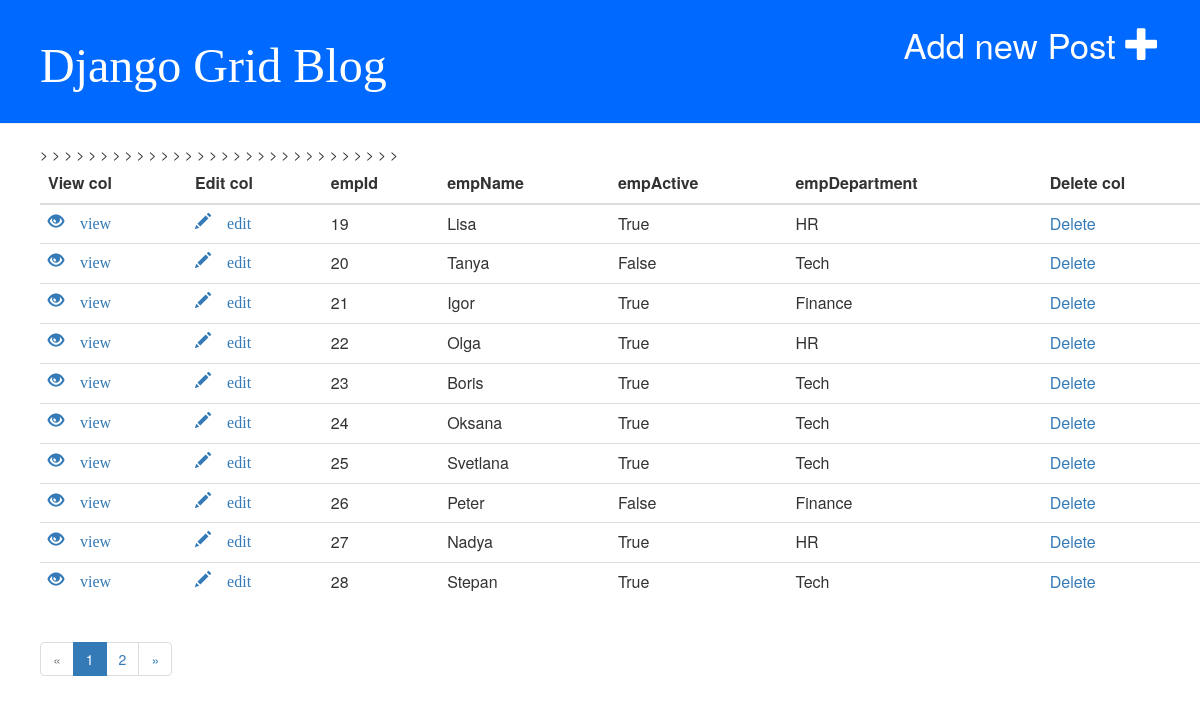
The page / on the database its author committed.
### blog/models.py (models this page shows, shortened)
class Post(models.Model):
    author = models.ForeignKey('auth.User', on_delete=models.CASCADE)
    title = models.CharField(max_length=200)
    active = models.BooleanField()
    dep = models.CharField(max_length=200)
    created_date = models.DateTimeField(
            default=timezone.now)
    published_date = models.DateTimeField(
            blank=True, null=True)

### blog/views.py (the view)
# urls.py: url(r'^$', views.post_list, name='post_list'),
def post_list(request):
    post_list = Post.objects.all()
    paginator = Paginator(post_list, 10)
    page = request.GET.get('page', 1)
    try:
        posts = paginator.page(page)
    except PageNotAnInteger:
        posts = paginator.page(1)
    except EmptyPage:
        posts = paginator.page(paginator.num_pages)
    return render(request, 'blog/index.html', {'posts': posts})

### blog/templates/blog/index.html
{% extends 'blog/base.html' %}
{% block content %}
        <table class="table">
            <thead>
                <tr>
              <th>View col</th>
              <th>Edit col</th>
              <th>empId</th>
              <th>empName</th>
              <th>empActive</th>
              <th>empDepartment</th>
              <th>Delete col</th>
            </tr>
            </thead>
          <tbody>
    {% for post in posts %}
            <tr>
                <td><a href="{% url 'post_detail' pk=post.pk %}"><span class="glyphicon glyphicon-eye-open"> view </a></td></span></td>>
                <td><a href="{% url 'post_edit' pk=post.pk %}"><span class="glyphicon glyphicon-pencil"> edit </span></a>
                </td>>
                <td>{{ post.pk }}</td>
                <td>{{ post.title }}</td>
                <td>{{ post.active }}</td>
                <td>{{ post.dep }}</td>
                <td><a href="{% url 'post_del' pk=post.pk %}">Delete</a></td>>
            </tr>
        {% endfor %}
          </tbody>
            </table>
{% if posts.has_other_pages %}
  <ul class="pagination">
    {% if posts.has_previous %}
      <li><a href="?page={{ posts.previous_page_number }}">&laquo;</a></li>
    {% else %}
      <li class="disabled"><span>&laquo;</span></li>
    {% endif %}
    {% for i in posts.paginator.page_range %}
      {% if posts.number == i %}
        <li class="active"><span>{{ i }} <span class="sr-only">(current)</span></span></li>
      {% else %}
        <li><a href="?page={{ i }}">{{ i }}</a></li>
      {% endif %}
    {% endfor %}
    {% if posts.has_next %}
      <li><a href="?page={{ posts.next_page_number }}">&raquo;</a></li>
    {% else %}
      <li class="disabled"><span>&raquo;</span></li>
    {% endif %}
  </ul>
{% endif %}
{% endblock %}

### blog/templates/blog/base.html (shortened to what this page needs)
{% load static %}
<html>
    <head>
        <link rel="stylesheet" href="//maxcdn.bootstrapcdn.com/bootstrap/3.2.0/css/bootstrap.min.css">
        <link rel="stylesheet" href="//maxcdn.bootstrapcdn.com/bootstrap/3.2.0/css/bootstrap-theme.min.css">
        <link rel="stylesheet" href="{% static 'css/style.css' %}">
    </head>
    <body>
       <div class="page-header">
           <a href="{% url 'post_new' %}" class="top-menu">Add new Post <span class="glyphicon glyphicon-plus"></span></a>
        <h1><a href="/">Django Grid Blog</a></h1>
    </div>
    <div class="content container">
        <div class="row">
            {% block content %}
            {% endblock %}
        </div>
    </div>
    </body>
</html>

### blog/static/css/style.css (style rules this page uses)
.page-header { background-color: #0069ff; margin-top: 0; padding: 20px 20px 20px 40px; }
.page-header h1, .page-header h1 a, .page-header h1 a:visited, .page-header h1 a:active { color: #ffffff; font-size: 36pt; text-decoration: none; }
.content { margin-left: 40px; }
h1, h2, h3, h4 { font-family: 'Verdana', cursive; }
.top-menu, .top-menu:hover, .top-menu:visited { color: #ffffff; float: right; font-size: 26pt; margin-right: 20px; }

### rows shown on the page
Post: pk "19", title "Lisa", active "True", dep "HR"
Post: pk "20", title "Tanya", active "False", dep "Tech"
Post: pk "21", title "Igor", active "True", dep "Finance"
Post: pk "22", title "Olga", active "True", dep "HR"
Post: pk "23", title "Boris", active "True", dep "Tech"
Post: pk "24", title "Oksana", active "True", dep "Tech"
Post: pk "25", title "Svetlana", active "True", dep "Tech"
Post: pk "26", title "Peter", active "False", dep "Finance"
Post: pk "27", title "Nadya", active "True", dep "HR"
Post: pk "28", title "Stepan", active "True", dep "Tech"

### other values the page prints
{{ i }} "1"
{{ i }} "2"
